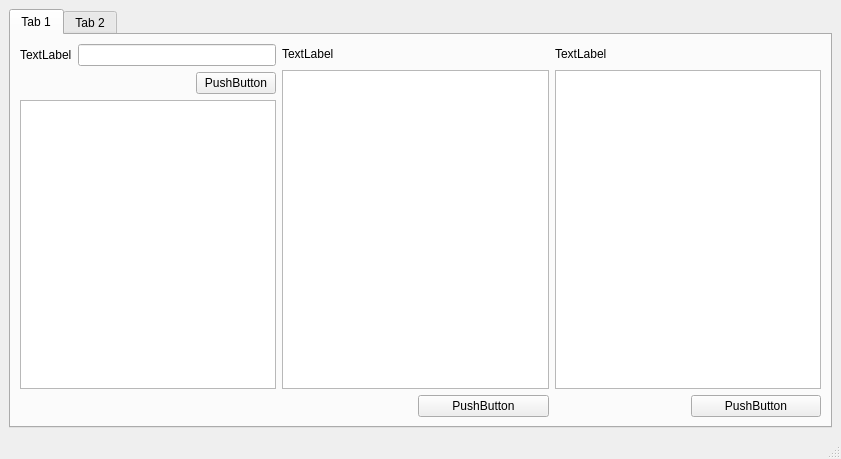
<?xml version="1.0" encoding="UTF-8"?>
<ui version="4.0">
 <class>MainWindow</class>
 <widget class="QMainWindow" name="MainWindow">
  <property name="geometry">
   <rect>
    <x>0</x>
    <y>0</y>
    <width>841</width>
    <height>459</height>
   </rect>
  </property>
  <property name="windowTitle">
   <string>MainWindow</string>
  </property>
  <widget class="QWidget" name="centralwidget">
   <layout class="QGridLayout" name="gridLayout_3">
    <item row="0" column="0">
     <widget class="QTabWidget" name="tabWidget">
      <property name="currentIndex">
       <number>0</number>
      </property>
      <widget class="QWidget" name="tab">
       <attribute name="title">
        <string>Tab 1</string>
       </attribute>
       <layout class="QGridLayout" name="gridLayout_2">
        <item row="0" column="3">
         <widget class="QLabel" name="FC_label">
          <property name="text">
           <string>TextLabel</string>
          </property>
         </widget>
        </item>
        <item row="0" column="0" rowspan="2">
         <layout class="QGridLayout" name="gridLayout">
          <item row="0" column="0" colspan="2">
           <layout class="QHBoxLayout" name="horizontalLayout">
            <item>
             <widget class="QLabel" name="num_label">
              <property name="text">
               <string>TextLabel</string>
              </property>
             </widget>
            </item>
            <item>
             <widget class="QLineEdit" name="num_input"/>
            </item>
           </layout>
          </item>
          <item row="1" column="0">
           <spacer name="horizontalSpacer">
            <property name="orientation">
             <enum>Qt::Horizontal</enum>
            </property>
            <property name="sizeHint" stdset="0">
             <size>
              <width>88</width>
              <height>20</height>
             </size>
            </property>
           </spacer>
          </item>
          <item row="1" column="1">
           <widget class="QPushButton" name="import_btm">
            <property name="text">
             <string>PushButton</string>
            </property>
           </widget>
          </item>
          <item row="2" column="0" colspan="2">
           <widget class="QTextEdit" name="statuse"/>
          </item>
         </layout>
        </item>
        <item row="0" column="2">
         <spacer name="horizontalSpacer_2">
          <property name="orientation">
           <enum>Qt::Horizontal</enum>
          </property>
          <property name="sizeHint" stdset="0">
           <size>
            <width>127</width>
            <height>20</height>
           </size>
          </property>
         </spacer>
        </item>
        <item row="1" column="3" colspan="2">
         <widget class="QTableWidget" name="FC_table"/>
        </item>
        <item row="0" column="4">
         <spacer name="horizontalSpacer_3">
          <property name="orientation">
           <enum>Qt::Horizontal</enum>
          </property>
          <property name="sizeHint" stdset="0">
           <size>
            <width>126</width>
            <height>20</height>
           </size>
          </property>
         </spacer>
        </item>
        <item row="1" column="1" colspan="2">
         <widget class="QTableWidget" name="tableWidget"/>
        </item>
        <item row="0" column="1">
         <widget class="QLabel" name="label">
          <property name="text">
           <string>TextLabel</string>
          </property>
         </widget>
        </item>
        <item row="2" column="4">
         <widget class="QPushButton" name="insert_row_2">
          <property name="text">
           <string>PushButton</string>
          </property>
         </widget>
        </item>
        <item row="2" column="3">
         <spacer name="horizontalSpacer_5">
          <property name="orientation">
           <enum>Qt::Horizontal</enum>
          </property>
          <property name="sizeHint" stdset="0">
           <size>
            <width>40</width>
            <height>20</height>
           </size>
          </property>
         </spacer>
        </item>
        <item row="2" column="1">
         <spacer name="horizontalSpacer_6">
          <property name="orientation">
           <enum>Qt::Horizontal</enum>
          </property>
          <property name="sizeHint" stdset="0">
           <size>
            <width>40</width>
            <height>20</height>
           </size>
          </property>
         </spacer>
        </item>
        <item row="2" column="2">
         <widget class="QPushButton" name="insert_row_1">
          <property name="text">
           <string>PushButton</string>
          </property>
         </widget>
        </item>
       </layout>
      </widget>
      <widget class="QWidget" name="tab_2">
       <attribute name="title">
        <string>Tab 2</string>
       </attribute>
       <layout class="QGridLayout" name="gridLayout_6">
        <item row="0" column="0">
         <layout class="QGridLayout" name="gridLayout_5">
          <item row="0" column="0">
           <layout class="QGridLayout" name="gridLayout_4">
            <item row="0" column="0">
             <widget class="QLabel" name="label_4">
              <property name="text">
               <string>TextLabel</string>
              </property>
             </widget>
            </item>
            <item row="0" column="1" colspan="2">
             <spacer name="horizontalSpacer_8">
              <property name="orientation">
               <enum>Qt::Horizontal</enum>
              </property>
              <property name="sizeHint" stdset="0">
               <size>
                <width>198</width>
                <height>20</height>
               </size>
              </property>
             </spacer>
            </item>
            <item row="1" column="0" colspan="3">
             <widget class="QTableWidget" name="tableWidget_2"/>
            </item>
            <item row="2" column="0" colspan="2">
             <spacer name="horizontalSpacer_7">
              <property name="orientation">
               <enum>Qt::Horizontal</enum>
              </property>
              <property name="sizeHint" stdset="0">
               <size>
                <width>40</width>
                <height>20</height>
               </size>
              </property>
             </spacer>
            </item>
            <item row="2" column="2">
             <widget class="QPushButton" name="insert_row_3">
              <property name="text">
               <string>PushButton</string>
              </property>
             </widget>
            </item>
           </layout>
          </item>
          <item row="0" column="1">
           <spacer name="horizontalSpacer_4">
            <property name="orientation">
             <enum>Qt::Horizontal</enum>
            </property>
            <property name="sizeHint" stdset="0">
             <size>
              <width>393</width>
              <height>20</height>
             </size>
            </property>
           </spacer>
          </item>
         </layout>
        </item>
       </layout>
      </widget>
     </widget>
    </item>
   </layout>
  </widget>
  <widget class="QMenuBar" name="menubar">
   <property name="geometry">
    <rect>
     <x>0</x>
     <y>0</y>
     <width>841</width>
     <height>22</height>
    </rect>
   </property>
  </widget>
  <widget class="QStatusBar" name="statusbar"/>
 </widget>
 <resources/>
 <connections/>
</ui>
